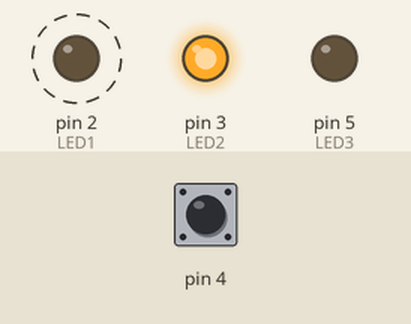
This sketch was run on a simulated Arduino Uno, built with avr-gcc and run on an emulated ATmega328P. Parts: output pins drawn as LEDs (lit = HIGH). Dashed ring = blinking. The inputs (shaded band) are chosen by the test bench; at power-on: pin 4 HIGH.

Above: at 1.2 s.
1.3 s: pin 4 pulled LOW for 0.15 s
At 1.87 s:
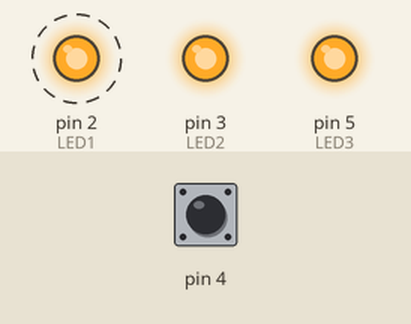
4.3 s: pin 4 pulled LOW for 1 s
At 4.87 s:
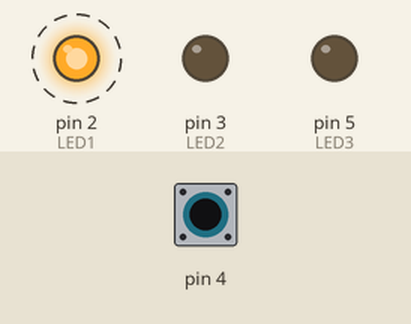
7.3 s: pin 4 pulled LOW for 3.2 s
At 34.0 s:
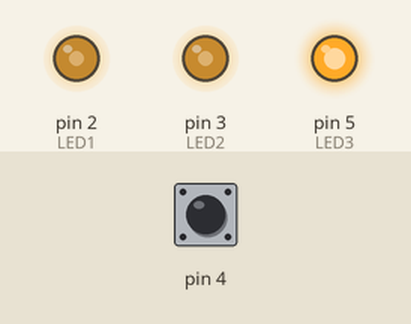
Timing chart, 0 to 34.5 s (numbered marks = the images above; inputs shaded):
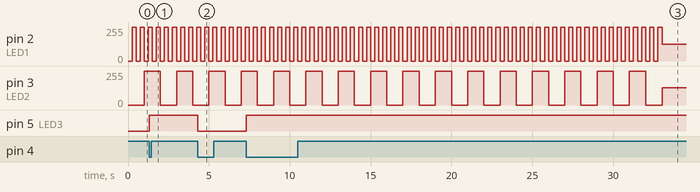

Measured:
- after the input at 1.3 s, pin 5 (LED3): LOW → HIGH at once
- after the input at 4.3 s, pin 5 (LED3): HIGH → LOW at once
- after the input at 7.3 s, pin 5 (LED3): LOW → HIGH at once
- by itself, pin 2 (LED1): repeats every 0.50 s: 255/255 0.25 s, 0/255 0.25 s, until it stays 125/255 from 33.0 s
- by itself, pin 3 (LED2): repeats every 2.0 s: 255/255 1.0 s, 0/255 1.0 s

The sketch:

66_FuncaoMilis.ino
```cpp
#define LED1 2
#define LED2 3
#define LED3 5

int led1Estado = 0;
int led2Estado = 0;
int led3Estado = 0;

int led1TempoAnterior = 0;
int led2TempoAnterior = 0;

int estadoBtn = 0;

void setup() {
  pinMode(LED1, OUTPUT);
  pinMode(LED2, OUTPUT);
  pinMode(LED3, OUTPUT);
  pinMode(4, INPUT_PULLUP);

  Serial.begin(9600);
}

void loop() {
  /*
  digitalWrite(LED1, HIGH);
  delay(1000);
  digitalWrite(LED1, LOW);
  delay(1000);

  // 2 segundos depois...
  */

  /*
  Serial.println(millis());
  delay(1000);
  */

  if (millis() - led1TempoAnterior >= 250) {
    led1TempoAnterior = millis();
    led1Estado = !led1Estado;
    digitalWrite(LED1, led1Estado);
  }

  if (millis() - led2TempoAnterior >= 1000) {
    led2TempoAnterior = millis();
    led2Estado = !led2Estado;
    digitalWrite(LED2, led2Estado);
  }

  if (digitalRead(4) != estadoBtn && estadoBtn == 1) {
    led3Estado = !led3Estado;
    digitalWrite(LED3, led3Estado);
  }
  estadoBtn = digitalRead(4);
  delay(1);
}
```
